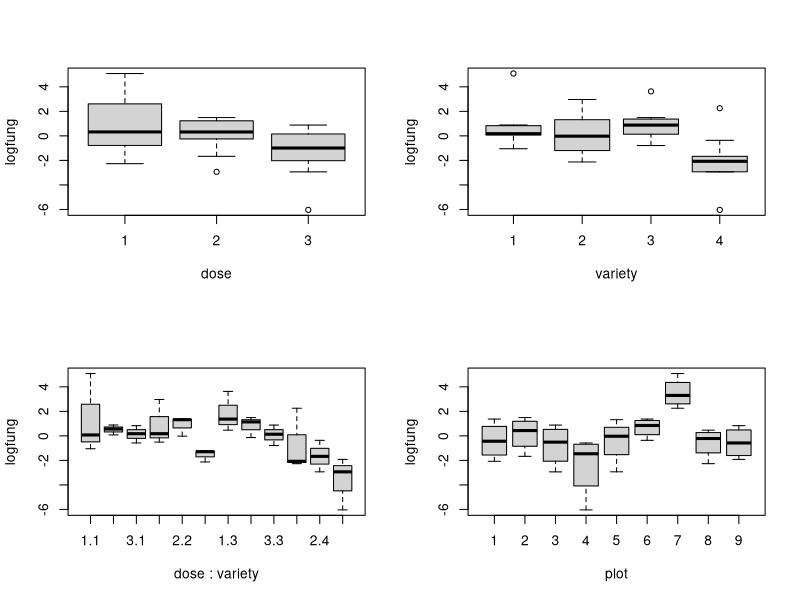
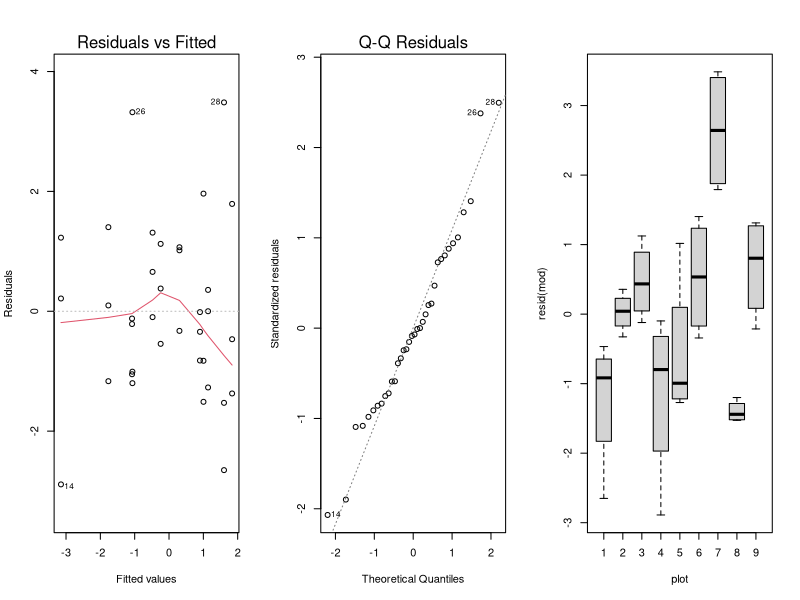
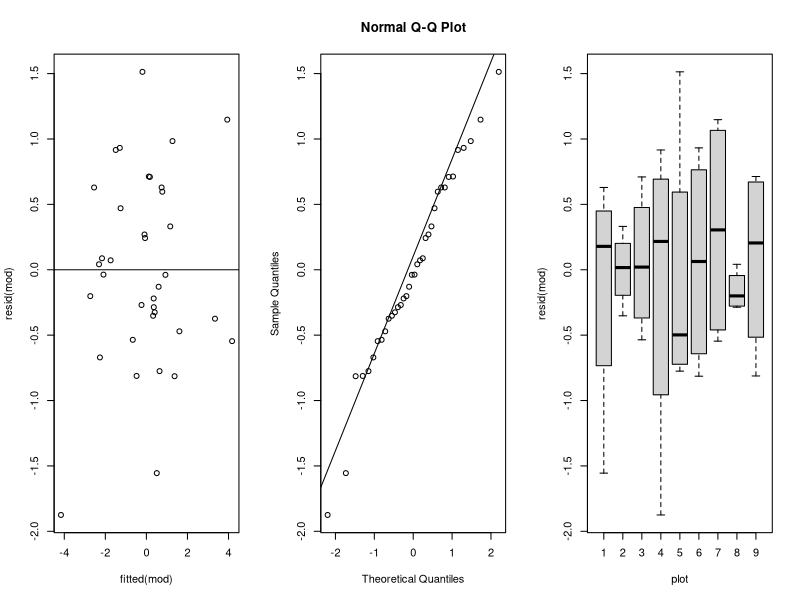

These figures' R source, in order: (Note: a time limit stopped this script after it produced the figures.)
## ---- chunk 1
knitr::opts_chunk$set(echo = TRUE)
knitr::opts_chunk$set(fig.width=10, fig.height=7) 
## ---- chunk 2
library(lme4)
library(tidyverse)
## ---- chunk 3
dat = read.table("fung.dat",header=TRUE)
head(dat)
## ---- chunk 4
par(mfrow=c(2,2))
boxplot(logfung ~ dose, data = dat)
boxplot(logfung ~ variety, data = dat)
boxplot(logfung ~ dose*variety, data = dat)
boxplot(logfung ~ plot, data = dat)
## ---- chunk 5
## fit the full model
mod = lm(logfung ~ as.factor(dose) + as.factor(variety), data=dat) # no plot effect
summary(mod)
anova(mod)
## ---- chunk 6
par(mfrow=c(1,3))
plot(mod, which=c(1,2))
boxplot(resid(mod) ~ plot, data = dat)
## ---- chunk 7
datc = dat %>% group_by(plot) %>% summarize(logfung = mean(logfung), dose = first(dose))
datc
## ---- chunk 8
mod = lm(logfung ~ as.factor(dose), data = datc)
summary(mod)
anova(mod)
## ---- chunk 9
mod = lmer(logfung ~ as.factor(dose) + as.factor(variety) + (1|plot), data = dat, REML=F)
summary(mod)
## ---- chunk 10
par(mfrow=c(1,3))
plot(fitted(mod), resid(mod)); abline(h=0)
qqnorm(resid(mod)); qqline(resid(mod))
boxplot(resid(mod) ~ plot, data = dat)
## ---- chunk 11
mod_nodose = lmer(logfung ~ as.factor(variety) + (1|plot), data = dat, REML=F)
(res = anova(mod, mod_nodose))
(Chisq_obs = res$Chisq[2])
## ---- chunk 12
nsim = 5000
datsim = dat
Chisq_vals = numeric(nsim)
for(i in 1:nsim){
  if(i %% 500 == 0) print(i)
  datsim$dose = rep(sample(rep(1:3, 3)), each = 4)
  mod = lmer(logfung ~ as.factor(dose) + as.factor(variety) + (1|plot), data = datsim, REML=F)
  mod_nodose = lmer(logfung ~ as.factor(variety) + (1|plot), data = datsim, REML=F)
  res = anova(mod, mod_nodose)
  Chisq_vals[i] = res$Chisq[2]
}
## ---- chunk 13
hist(Chisq_vals, breaks=30, freq=F)
x = seq(0, 9, len=200)
y = dchisq(x, 2)
abline(v = Chisq_obs)
lines(x, y, col=2)
## ---- chunk 14
mean(Chisq_vals > Chisq_obs)
